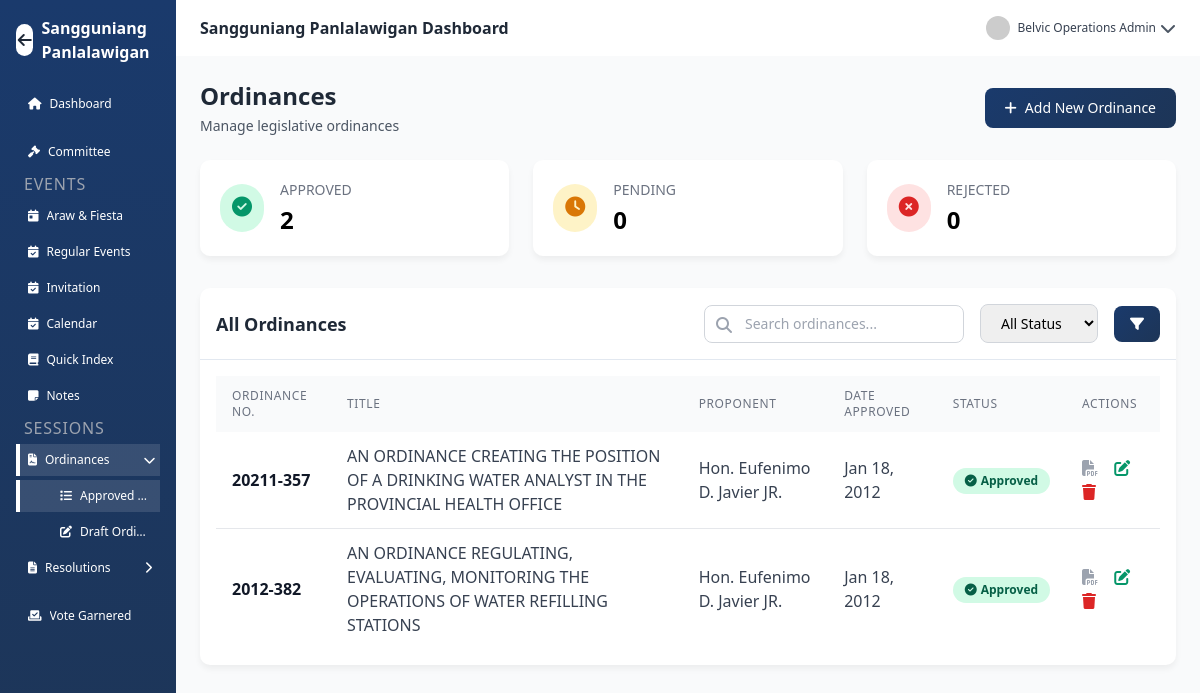
The page /SP/ordinances.php (signed in) on the database its author committed.
### tables this page shows
CREATE TABLE `ordinances` (
  `id` int(11) NOT NULL,
  `ordinance_number` varchar(50) NOT NULL,
  `title` varchar(255) NOT NULL,
  `proponent` varchar(255) NOT NULL,
  `date_approved` date NOT NULL,
  `description` text DEFAULT NULL,
  `pdf_file` varchar(255) DEFAULT NULL,
  `draft_status` varchar(100) NOT NULL,
  `status` enum('draft','pending','approved','rejected') DEFAULT 'approved',
  `created_at` timestamp NOT NULL DEFAULT current_timestamp(),
  `updated_at` timestamp NOT NULL DEFAULT current_timestamp() ON UPDATE current_timestamp()
);

### SP/ordinances.php (the view, shortened to what this page needs)
<?php
require_once 'config/conn.php';
$approved_count = 0;
$pending_count = 0;
$rejected_count = 0;
$result = $conn->query("SELECT status, COUNT(*) as count FROM ordinances WHERE status != 'draft' GROUP BY status");
while ($row = $result->fetch_assoc()) {
    if ($row['status'] === 'approved') {
        $approved_count = $row['count'];
    } elseif ($row['status'] === 'pending') {
        $pending_count = $row['count'];
    } elseif ($row['status'] === 'rejected') {
        $rejected_count = $row['count'];
    }
}
$search = isset($_GET['search']) ? trim($_GET['search']) : '';
$query = "SELECT * FROM ordinances WHERE status != 'draft'";
$query .= " ORDER BY date_approved DESC";
$stmt = $conn->prepare($query);
$stmt->execute();
$ordinances_result = $stmt->get_result();
?>
<!DOCTYPE html>
<html lang="en">
<head>
    <link href="https://cdn.jsdelivr.net/npm/tailwindcss@2.2.19/dist/tailwind.min.css" rel="stylesheet">
    <link href="https://cdnjs.cloudflare.com/ajax/libs/font-awesome/6.4.0/css/all.min.css" rel="stylesheet">
</head>
<body class="flex h-screen overflow-hidden bg-gray-50">
    <?php include 'bar/sidebar.php'; ?>
    <div class="flex-1 flex flex-col overflow-hidden">
        <?php include 'bar/header.php'; ?>
        <main class="flex-1 overflow-y-auto p-6 bg-gray-50">
            <div class="flex justify-between items-center mb-6">
                <div>
                    <h1 class="text-2xl font-bold text-gray-800">Ordinances</h1>
                    <p class="text-gray-600 text-sm mt-1">Manage legislative ordinances</p>
                </div>
                <button onclick="openAddModal()" class="btn-primary text-white px-5 py-2.5 rounded-lg font-medium text-sm">
                    <i class="fas fa-plus mr-2"></i>Add New Ordinance
                </button>
            </div>
            <div class="grid grid-cols-1 md:grid-cols-3 gap-6 mb-8">
                <div class="card bg-white">
                    <div class="p-5">
                        <div class="flex items-center">
                            <div class="p-3 rounded-full bg-green-100 text-green-600 mr-4">
                                <i class="fas fa-check-circle text-xl"></i>
                            </div>
                            <div>
                                <h3 class="text-gray-500 text-sm uppercase">Approved</h3>
                                <p class="text-2xl font-bold mt-1"><?php echo $approved_count; ?></p>
                            </div>
                        </div>
                    </div>
                </div>
                <div class="card bg-white">
                    <div class="p-5">
                        <div class="flex items-center">
                            <div class="p-3 rounded-full bg-yellow-100 text-yellow-600 mr-4">
                                <i class="fas fa-clock text-xl"></i>
                            </div>
                            <div>
                                <h3 class="text-gray-500 text-sm uppercase">Pending</h3>
                                <p class="text-2xl font-bold mt-1"><?php echo $pending_count; ?></p>
                            </div>
                        </div>
                    </div>
                </div>
                <div class="card bg-white">
                    <div class="p-5">
                        <div class="flex items-center">
                            <div class="p-3 rounded-full bg-red-100 text-red-600 mr-4">
                                <i class="fas fa-times-circle text-xl"></i>
                            </div>
                            <div>
                                <h3 class="text-gray-500 text-sm uppercase">Rejected</h3>
                                <p class="text-2xl font-bold mt-1"><?php echo $rejected_count; ?></p>
                            </div>
                        </div>
                    </div>
                </div>
            </div>
            <div class="card bg-white">
                <div class="card-header p-4 flex justify-between items-center">
                    <h2 class="text-lg font-semibold text-gray-800">All Ordinances</h2>
                    <form method="GET" class="flex items-center space-x-4">
                        <div class="relative">
                            <input type="text" name="search" value="<?php echo htmlspecialchars($search); ?>" placeholder="Search ordinances..." class="pl-10 pr-4 py-2 border border-gray-300 rounded-lg text-sm focus:outline-none focus:border-blue-500">
                            <i class="fas fa-search absolute left-3 top-3 text-gray-400"></i>
                        </div>
                        <select name="filter_status" onchange="this.form.submit()" class="border border-gray-300 rounded-lg px-4 py-2 text-sm focus:outline-none focus:border-blue-500">
                            <option value="">All Status</option>
                        </select>
                        <button type="submit" class="btn-primary text-white px-4 py-2 rounded-lg text-sm">
                            <i class="fas fa-filter"></i>
                        </button>
                    </form>
                </div>
                <div class="p-4">
                    <div class="overflow-x-auto">
                        <table class="w-full">
                            <thead class="bg-gray-50">
                                <tr>
                                    <th class="py-3 px-4 text-left text-xs font-medium text-gray-500 uppercase tracking-wider">Ordinance No.</th>
                                    <th class="py-3 px-4 text-left text-xs font-medium text-gray-500 uppercase tracking-wider">Title</th>
                                    <th class="py-3 px-4 text-left text-xs font-medium text-gray-500 uppercase tracking-wider">Proponent</th>
                                    <th class="py-3 px-4 text-left text-xs font-medium text-gray-500 uppercase tracking-wider">Date Approved</th>
                                    <th class="py-3 px-4 text-left text-xs font-medium text-gray-500 uppercase tracking-wider">Status</th>
                                    <th class="py-3 px-4 text-left text-xs font-medium text-gray-500 uppercase tracking-wider">Actions</th>
                                </tr>
                            </thead>
                            <tbody class="divide-y divide-gray-200">
                                <?php if ($ordinances_result->num_rows > 0): ?>
                                    <?php while ($ordinance = $ordinances_result->fetch_assoc()): ?>
                                        <tr class="hover:bg-gray-50">
                                            <td class="py-3 px-4 font-semibold text-gray-900"><?php echo htmlspecialchars($ordinance['ordinance_number']); ?></td>
                                            <td class="py-3 px-4 text-gray-700"><?php echo htmlspecialchars($ordinance['title']); ?></td>
                                            <td class="py-3 px-4 text-gray-700"><?php echo htmlspecialchars($ordinance['proponent']); ?></td>
                                            <td class="py-3 px-4 text-gray-700"><?php echo date('M d, Y', strtotime($ordinance['date_approved'])); ?></td>
                                            <td class="py-3 px-4">
                                                <?php
                                                    $status_class = 'status-' . $ordinance['status'];
                                                    $status_icon = '';
                                                    $status_text = ucfirst($ordinance['status']);
                                                    switch($ordinance['status']) {
                                                        case 'approved':
                                                            $status_icon = 'fa-check-circle';
                                                            break;
                                                    }
                                                ?>
                                                <span class="status-badge <?php echo $status_class; ?>">
                                                    <i class="fas <?php echo $status_icon; ?> mr-1"></i> <?php echo $status_text; ?>
                                                </span>
                                            </td>
                                            <td class="py-3 px-4">
                                                <?php if (!empty($ordinance['pdf_file']) && file_exists($ordinance['pdf_file'])): ?>
                                                    <button onclick="viewPDF('<?php echo htmlspecialchars($ordinance['pdf_file']); ?>', '<?php echo htmlspecialchars($ordinance['title']); ?>')" class="text-blue-600 hover:text-blue-800 mr-3" title="View PDF">
                                                        <i class="fas fa-file-pdf"></i>
                                                    </button>
                                                <?php else: ?>
                                                    <button class="text-gray-400 mr-3 cursor-not-allowed" title="No PDF available" disabled>
                                                        <i class="fas fa-file-pdf"></i>
                                                    </button>
                                                <?php endif; ?>
                                                <button onclick="editOrdinance(<?php echo $ordinance['id']; ?>)" class="text-green-600 hover:text-green-800 mr-3" title="Edit">
                                                    <i class="fas fa-edit"></i>
                                                </button>
                                                <button onclick="deleteOrdinance(<?php echo $ordinance['id']; ?>)" class="text-red-600 hover:text-red-800" title="Delete">
                                                    <i class="fas fa-trash"></i>
                                                </button>
                                            </td>
                                        </tr>
                                    <?php endwhile; ?>
                                <?php endif; ?>
                            </tbody>
                        </table>
                    </div>
                </div>
            </div>
        </main>
    </div>
</body>
</html>

### SP/ordinances.php (style rules this page uses)
:root { --primary: #1a3a6c; --secondary: #e63946; --accent: #2a9d8f; --light: #f1faee; --dark: #1d3557; --gray: #8d99ae; --light-gray: #edf2f4; }
body { font-family: 'Segoe UI', Tahoma, Geneva, Verdana, sans-serif; background-color: #f8fafc; }
.card { box-shadow: 0 4px 6px rgba(0, 0, 0, 0.05); transition: all 0.3s ease; border-radius: 10px; overflow: hidden; }
.card-header { border-bottom: 1px solid #e2e8f0; }
.btn-primary { background: linear-gradient(135deg, var(--primary), var(--dark)); transition: all 0.3s ease; }
.status-badge { display: inline-flex; align-items: center; padding: 0.25rem 0.75rem; border-radius: 9999px; font-size: 0.75rem; font-weight: 600; }
.status-approved { background-color: #d1fae5; color: #065f46; }

### SP/bar/sidebar.php (style rules this page uses)
:root { --primary: #1a3a6c; --secondary: #e63946; --accent: #2a9d8f; --light: #f1faee; --dark: #1d3557; --gray: #8d99ae; --light-gray: #edf2f4; }
body { font-family: 'Segoe UI', Tahoma, Geneva, Verdana, sans-serif; background-color: #f8fafc; }
.card { box-shadow: 0 4px 6px rgba(0, 0, 0, 0.05); transition: all 0.3s ease; border-radius: 10px; overflow: hidden; }
.card-header { border-bottom: 1px solid #e2e8f0; }
.btn-primary { background: linear-gradient(135deg, var(--primary), var(--dark)); transition: all 0.3s ease; }

### rows shown on the page
ordinances: ordinance_number "20211-357", title "AN ORDINANCE CREATING THE POSITION OF A DRINKING WATER ANALYST IN THE PROVINCIAL HEALTH OFFICE", proponent "Hon. Eufenimo D. Javier JR.", date_approved "Jan 18, 2012", status "Approved"
ordinances: ordinance_number "2012-382", title "AN ORDINANCE REGULATING, EVALUATING, MONITORING THE OPERATIONS OF WATER REFILLING STATIONS", proponent "Hon. Eufenimo D. Javier JR.", date_approved "Jan 18, 2012", status "Approved"

### other values the page prints
$full_name "Belvic Operations Admin"
$approved_count "2"
$pending_count "0"
$rejected_count "0"
